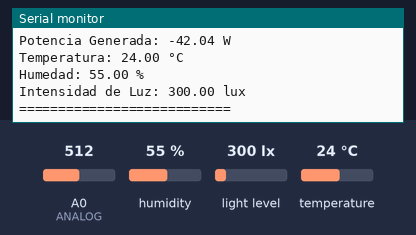
Simulated run of this sketch. Board: ESP8266 (NodeMCU). On the bench: the last lines printed to the serial monitor. Inputs (shaded band) come from the test bench; at power-on: humidity 55 %, light level 300 lx, A0 (ANALOG) = 512, temperature 24 °C.

Above: at 1.2 s.
1.3 s: humidity set to 22 %
At 2.6 s:
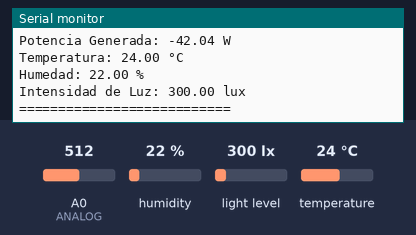
2.8 s: light level set to 40 lx
4.3 s: A0 (ANALOG) set to 716
At 4.3 s:
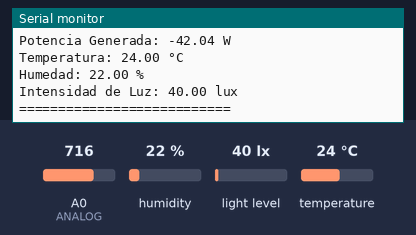
5.8 s: temperature set to 12 °C
7.3 s: light level set to 500 lx
At 8.7 s:
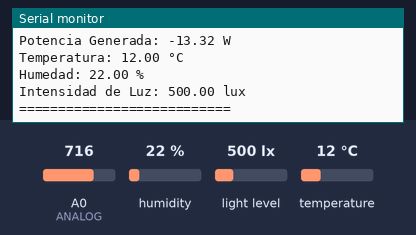
8.8 s: A0 (ANALOG) set to 992
Timing chart, 0 to 11.3 s (numbered marks = the images above; inputs shaded):
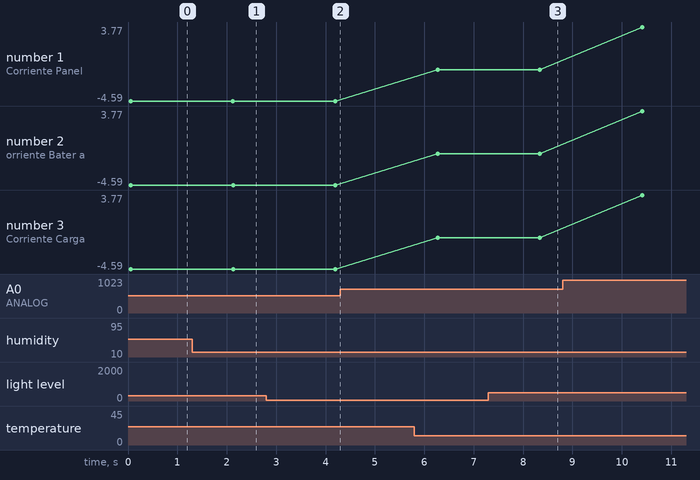

Measured:
- after the input at 1.3 s, the serial monitor: prints a new line after 0.84 s (image 1)
- after the input at 7.3 s, the serial monitor: prints a new line after 1.1 s (image 3)
- plotted number 1: -1.04 → 3.77 after the input at 8.8 s
- plotted number 2: -1.04 → 3.77 after the input at 8.8 s
- plotted number 3: -1.04 → 3.77 after the input at 8.8 s

The sketch:

03_BH1750FVI.ino
```cpp
#include <Wire.h>   // Librería para I2C
#include <BH1750.h> // Librería del sensor BH1750
#include <DHT.h>    // Librería para el DHT11

// 🔹 Definimos los pines del multiplexor CD4052B
#define S0 D5   // Selección 0
#define S1 D6   // Selección 1
#define ANALOG A0 // Entrada analógica del ESP8266

// 🔹 Definimos los pines del DHT11
#define DHTPIN D7
#define DHTTYPE DHT11
DHT dht(DHTPIN, DHTTYPE);

// 🔹 Configuración del sensor BH1750 (Luz) por I2C
BH1750 lightMeter;

// 🔹 Pines I2C en ESP8266 (GPIO4 = SDA, GPIO5 = SCL)
#define SDA_PIN D2
#define SCL_PIN D1

// 🔹 Parámetros del divisor de voltaje para medir el panel solar
#define R1 10000.0  // Resistencia 10kΩ
#define R2 2200.0   // Resistencia 2.2kΩ
#define VREF 3.3    // Voltaje de referencia del ESP8266

// 🔹 Estructura para almacenar los datos de los sensores
struct SensorData {
  float panelCurrent;
  float batteryCurrent;
  float loadCurrent;
  float voltage;
  float power;
  float temperature;
  float humidity;
  float lightIntensity;
};

// Función para seleccionar el canal del multiplexor
void selectMuxChannel(int channel) {
  digitalWrite(S0, channel & 0x01);
  digitalWrite(S1, (channel >> 1) & 0x01);
  delay(10); // Pequeño delay para estabilizar la lectura
}

// Función para leer corriente usando el multiplexor (ACS712)
float readCurrent(int channel) {
  selectMuxChannel(channel);
  int rawValue = analogRead(ANALOG);
  float voltage = rawValue * (VREF / 1024.0);
  float current = (voltage - 2.5) / 0.185; // Conversión para ACS712 de 5A
  return current;
}

// Función para leer voltaje del panel (Divisor de voltaje)
float readVoltage() {
  int rawValue = analogRead(ANALOG);
  float voltage = rawValue * (VREF / 1024.0);
  return voltage * ((R1 + R2) / R2);
}

// Función para leer el sensor de luz BH1750
float readLightIntensity() {
  return lightMeter.readLightLevel(); // Devuelve la intensidad en lux
}

// Función para leer todos los sensores
SensorData readSensors() {
  SensorData data;
  data.panelCurrent = readCurrent(0);  // Canal 0: Corriente del panel
  data.batteryCurrent = readCurrent(1); // Canal 1: Corriente de la batería
  data.loadCurrent = readCurrent(2);    // Canal 2: Corriente de carga
  data.voltage = readVoltage();  // Medición de voltaje
  data.power = data.panelCurrent * data.voltage; // Cálculo de potencia
  data.temperature = dht.readTemperature(); // Temperatura DHT11
  data.humidity = dht.readHumidity(); // Humedad DHT11
  data.lightIntensity = readLightIntensity(); // Intensidad de luz en lux
  return data;
}

// Configuración inicial
void setup() {
  Serial.begin(115200);
  Serial.println("Iniciando sensores...");

  // Configuración de pines del multiplexor
  pinMode(S0, OUTPUT);
  pinMode(S1, OUTPUT);
  digitalWrite(S0, LOW);
  digitalWrite(S1, LOW);

  // Inicializar el sensor DHT11
  dht.begin();

  // Inicializar comunicación I2C
  Wire.begin(SDA_PIN, SCL_PIN);

  // Inicializar BH1750
  if (!lightMeter.begin(BH1750::CONTINUOUS_HIGH_RES_MODE)) {
    Serial.println("Error iniciando el BH1750!");
  } else {
    Serial.println("BH1750 iniciado correctamente.");
  }
}

// Loop principal: Leer y mostrar los datos
void loop() {
  // Leer sensores
  SensorData data = readSensors();

  // Mostrar datos en el Monitor Serie
  Serial.println("===== Monitoreo Solar =====");
  Serial.print("Corriente Panel: "); Serial.print(data.panelCurrent); Serial.println(" A");
  Serial.print("Corriente Batería: "); Serial.print(data.batteryCurrent); Serial.println(" A");
  Serial.print("Corriente Carga: "); Serial.print(data.loadCurrent); Serial.println(" A");
  Serial.print("Voltaje Panel: "); Serial.print(data.voltage); Serial.println(" V");
  Serial.print("Potencia Generada: "); Serial.print(data.power); Serial.println(" W");
  Serial.print("Temperatura: "); Serial.print(data.temperature); Serial.println(" °C");
  Serial.print("Humedad: "); Serial.print(data.humidity); Serial.println(" %");
  Serial.print("Intensidad de Luz: "); Serial.print(data.lightIntensity); Serial.println(" lux");
  Serial.println("===========================");
  delay(2000); // Espera de 2 segundos antes de la siguiente lectura
}
```
